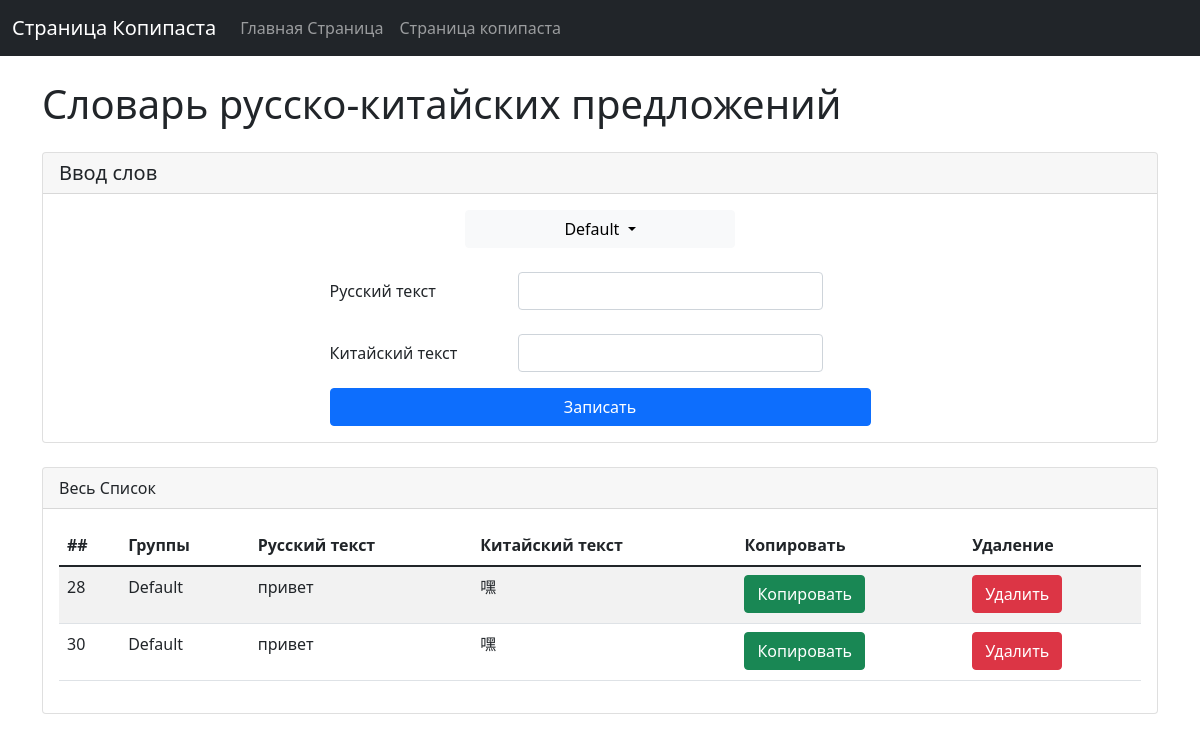
Before: / with the older database file.
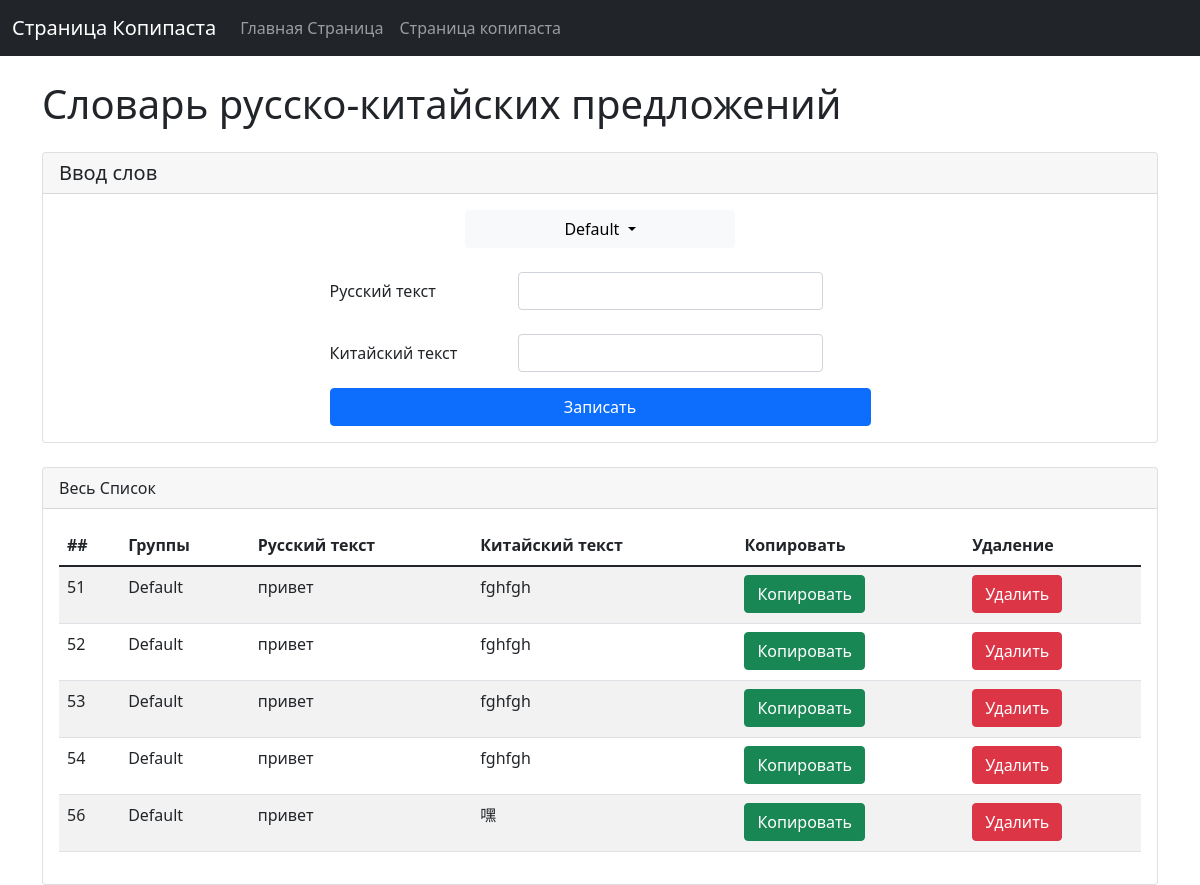
After: the same page with the newer database file.
### app/models.py (models this page shows)
class RusChineHistory(models.Model):
    group = models.ForeignKey(to=Groups, on_delete=models.CASCADE, default=1)
    rus = models.CharField(max_length=1023)
    chine = models.CharField(max_length=1023)

class Groups(models.Model):
    group = models.CharField(max_length=25, default="Default")

### app/views.py (the view)
# urls.py: path('', views.copy_page, name='copy_page'),
def copy_page(request):
    context = {"menu": get_menu_context(request)}
    current_group_id = request.POST.get("GROUP")
    if(not current_group_id):
        current_group_id = 1
    current_group = Groups.objects.get(id=current_group_id)
    context['current_group'] = current_group
    if request.method == 'POST':
        delete = request.POST.getlist("DELETE")
        if (delete):
            print(delete)
        current_group = Groups.objects.get(id=current_group_id)
        context['current_group'] = current_group
        f = RusChineForm(request.POST)
        if f.is_valid():
            rus = f.data['rus']
            chine = f.data['chine']
            item = RusChineHistory(rus=rus, chine=chine, group=current_group)
            item.save()
            context['rus'] = rus
            context['chine'] = chine
            context['form'] = f
        else:
            context['form'] = f
    else:
        context['nothing_entered'] = True
        context['form'] = RusChineForm()
    history = RusChineHistory.objects.filter(group=current_group_id)
    context["history"] = history
    context['groups'] = Groups.objects.all()
    return render(request, 'copy_page.html', context)

### app/forms.py
class RusChineForm(forms.Form):
    rus = forms.CharField(label="Русский текст",  required=True, max_length=511,
                               widget=forms.TextInput(attrs={'class': 'form-control'}))
    chine = forms.CharField(label="Китайский текст",  required=True, max_length=511,
                               widget=forms.TextInput(attrs={'class': 'form-control'}))

### app/views.py (called while the page is built)
def get_menu_context(request):
    menu = [
        dict(title='Главная Страница', url=reverse('index')),
        dict(title='Страница копипаста', url=reverse('copy_page')),
    ]
    return menu

### app/templates/copy_page.html (shortened to what the changed rows need)
<!DOCTYPE html>
<html lang="en">
<head>
    <link href="https://cdn.jsdelivr.net/npm/bootstrap@5.1.3/dist/css/bootstrap.min.css" rel="stylesheet"
>
</head>
<body>
<header>
    <nav class="navbar navbar-expand-md navbar-dark fixed-top bg-dark">
        <div class="container-fluid">
            <div class="collapse navbar-collapse" id="navbarCollapse">
                <ul class="navbar-nav me-auto mb-2 mb-md-0">
                    {% for item in menu %}
                    <li class="nav-item">
                        <a class="nav-link" href="{{ item.url }}">{{ item.title }}</a>
                    </li>
                    {% endfor %}
                </ul>
            </div>
        </div>
    </nav>
</header>
<main class="flex-shrink-0">
    <div class="container">
        <h1 class="mt-3 mb-3">.....</h1>
        <h1 class="mt-3 mb-4">Словарь русско-китайских предложений</h1>
        {% if history %}
        <div class="card">
            <div class="card-body">
                <table class="table table-striped table-hover">
                    <thead>
                    <tr>
                        <td><b>##</b></td>
                        <td><b>Группы</b></td>
                        <td><b>Русский текст</b></td>
                        <td><b>Китайский текст</b></td>
                        <td><b>Копировать</b></td>
                        <td><b>Удаление</b></td>
                    </tr>
                    </thead>
                    <tbody>
                    <form method="POST" action="">
                        {% for item in history %}
                        <tr>
                            <td>{{ item.id }}</td>
                            <td>{{ item.group.group }}</td>
                            <td>{{ item.rus }}</td>
                            <td><p id="{{ item.id }}">{{ item.chine }}</p></td>
                            <td><input class="btn btn-success" type="button" onclick="copyEvent('{{item.id}}')"
                                       value="Копировать"></td>
                            <td>
                                <button class="btn btn-danger" type="submit" name="DELETE" value="{{ item.id }} ">
                                    Удалить
                                </button>
                            </td>
                        </tr>
                        {% endfor %}
                    </form>
                    </tbody>
                </table>
            </div>
        </div>
        {% else %}
        <h3>Пока что здесь пусто</h3>
        {% endif %}
    </div>
</main>
</body>
</html>

Changed rows visible on the page:
removed RusChineHistory: id "28", group.group "Default", rus "привет", chine "嘿"
removed RusChineHistory: id "30", group.group "Default", rus "привет", chine "嘿"
added RusChineHistory: id "51", group.group "Default", rus "привет", chine "fghfgh"
added RusChineHistory: id "52", group.group "Default", rus "привет", chine "fghfgh"
added RusChineHistory: id "53", group.group "Default", rus "привет", chine "fghfgh"
added RusChineHistory: id "54", group.group "Default", rus "привет", chine "fghfgh"
added RusChineHistory: id "56", group.group "Default", rus "привет", chine "嘿"
